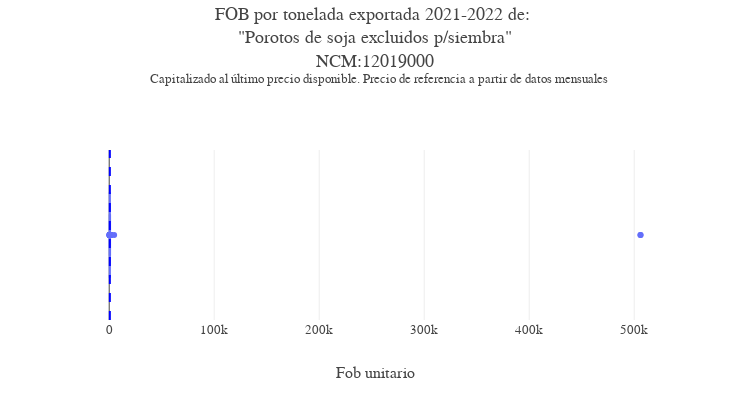

Notebook code for this chart:
### Code cell
precio_boxplot_capitalizado(df_producto,'12019000')

### Figure 1 — Plotly figure (JSON) as saved in the notebook; plotly's stock layout.template omitted (floating-point values rounded to 4 significant figures; data arrays with more than 128 entries replaced by an {"elided": "..."} marker saying what was removed)
{"data": [{"alignmentgroup": "True", "customdata": {"elided": "1148x8 mixed values"}, "hovertemplate": "Precio capitalizado=%{x}<br>Precio de referencia=%{customdata[0]}<br>Precio=%{customdata[1]}<br>Destino=%{customdata[2]}<br>Fecha=%{customdata[3]}<br>Spread=%{customdata[4]}<br>Kg=%{customdata[5]}<br>Fob=%{customdata[6]}<br>Exportador=%{customdata[7]}<extra></extra>", "legendgroup": "", "marker": {"color": "#636efa"}, "name": "", "notched": false, "offsetgroup": "", "orientation": "h", "showlegend": false, "type": "box", "x": {"elided": "1148 float values"}, "x0": " ", "xaxis": "x", "y0": " ", "yaxis": "y"}], "layout": {"boxmode": "group", "font": {"family": "Georgia", "size": 13}, "height": 400, "legend": {"tracegroupgap": 0}, "margin": {"t": 150}, "separators": ",.", "shapes": [{"line": {"color": "blue", "dash": "dash"}, "type": "line", "x0": 606.9, "x1": 606.9, "xref": "x", "y0": 0, "y1": 1, "yref": "y domain"}], "showlegend": false, "title": {"text": "FOB por tonelada exportada 2021-2022 de: <br>\"Porotos de soja excluidos p/siembra\"<br>NCM:12019000<br> <sup> Capitalizado al último precio disponible. Precio de referencia a partir de datos mensuales", "y": 0.95}, "width": 750, "xaxis": {"anchor": "y", "domain": [0, 1], "title": {"text": "Fob unitario"}}, "yaxis": {"anchor": "x", "domain": [0, 1], "title": {"text": ""}}}}
